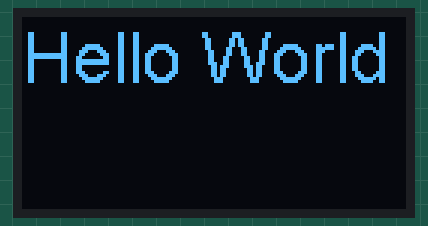
Bench run of a sketch on a simulated ESP32. Parts: 128×64 one-colour display. What the sketch prints to the serial monitor is not drawn.

Above: at 0.1 s.

The sketch:

esp32OLEdarduino.ino
```cpp
#include <Wire.h>
#include "SSD1306.h"

SSD1306 display(0x3c, 21, 23);

void setup() {
     Serial.begin(115200);
        Serial.println("SDA Pin = "+String(SDA));
      Serial.println("SCL Pin = "+String(SCL));
  display.init();
      Serial.println("SDA Pin = "+String(SDA));
      Serial.println("SCL Pin = "+String(SCL));
  display.setFont(ArialMT_Plain_24);
  display.drawString(0, 0, "Hello World");
  display.display();
}

void loop() {

}
```
